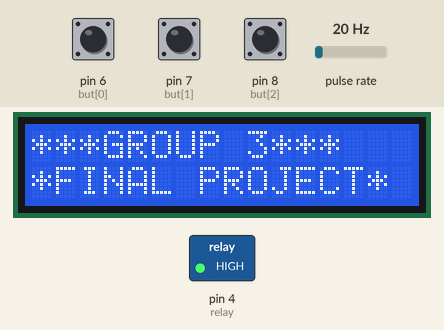
Simulated run of this sketch. Board: Arduino Uno, built with avr-gcc and run on an emulated ATmega328P. On the bench: 16×2 character LCD, switched loads named in the sketch (green lamp = pin HIGH). Wiring (inferred from the names in the program): pulse sensor: data pin 2. Inputs (shaded band) come from the test bench; at power-on: pin 6 (but[0]) HIGH, pulse rate 20 Hz, pin 7 (but[1]) HIGH, pin 8 (but[2]) HIGH. What the sketch prints to the serial monitor is not drawn.

Above: at 1.3 s.
1.4 s: pin 6 (but[0]) pulled LOW for 0.15 s
At 2.6 s:
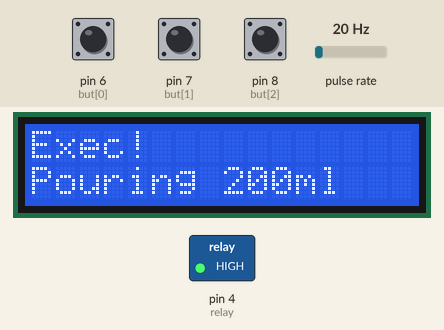
4.5 s: pulse rate (sensor on pin 2) set to 0 Hz
At 5.8 s:
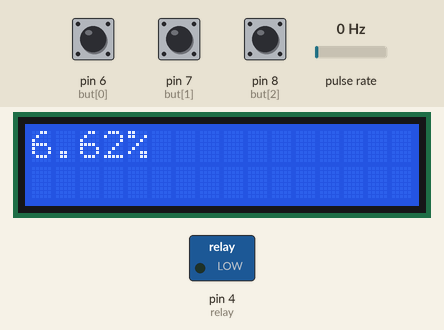
6.4 s: pulse rate (sensor on pin 2) set to 4 Hz
At 7.4 s:
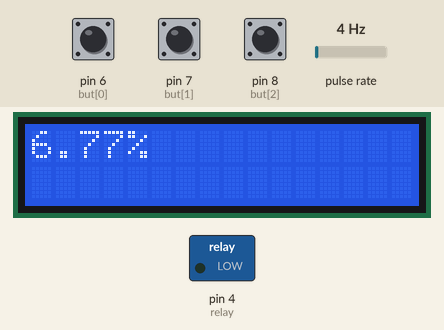
9.4 s: pulse rate (sensor on pin 2) set to 50 Hz
At 10.7 s:
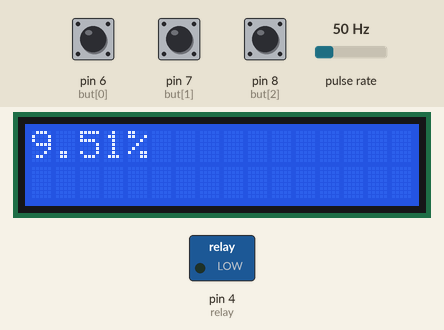
Timing chart, 0 to 12.4 s (numbered marks = the images above; inputs shaded):
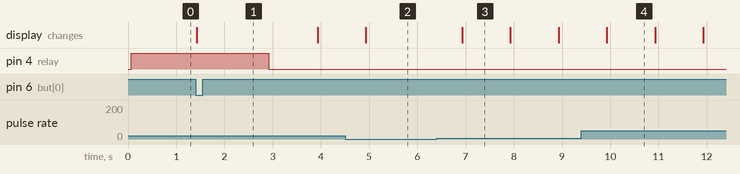

The sketch:

bigproject.ino
```cpp
#include <Wire.h>
#include <LiquidCrystal_I2C.h>
#include <SoftwareSerial.h>

byte sensorInterrupt = 0;

SoftwareSerial ble(0,1);
LiquidCrystal_I2C lcd(0x27, 16, 2);

const int sensor =2;
int but[3] = { 6, 7, 8}, relay = 4;
float val[3] = {200, 700, 1000};
String noti[3] = {"Pouring 200ml", "Pouring 700ml", "Pouring 1000ml"};
float calibrationFactor = 109.52;
float flowRate;
float flow;
float total;
float percent;
unsigned long oldTime;
volatile byte pulseCount;

void setup() {
  Serial.begin(9600);
  ble.begin(9600);
  lcd.init(); lcd.backlight();
  for (int i = 0; i < 3; i++) {
    pinMode(but[i], INPUT_PULLUP);
  }
  pinMode(sensor, INPUT);
  pinMode(relay, OUTPUT);
  digitalWrite(sensor, HIGH);
  digitalWrite(relay, HIGH);
  attachInterrupt(digitalPinToInterrupt(sensor), increase, FALLING);
  lcd.init();
  lcd.backlight();
  wel();
  pulseCount = 0;
  oldTime = millis();
  flowRate = 0;
  flow = 0;
  percent = 0;
}

void loop() {
   for (int i=0; i<3; i++){
     if (digitalRead(but[i]) == LOW){
       lcd.clear();
       dplay(0, 0, "Exec!");
       dplay(0, 1, noti[i]);
       exe1c(val[i]);
       wel();
       return; // ngan xung dot
     }
   }

  if (ble.available()){
    int cmd = ble.parseInt();
    if (cmd >= 0 && cmd <= 2) {
      lcd.clear();
      dplay(0, 0, "Exec!");
      dplay(0, 1, noti[cmd]);
      exe1c(val[cmd]);
      wel();
    }
    if (cmd == 3){
      lcd.clear();
      dplay(0, 0, "Custom value!");
      dplay(0, 1, "Inp via terminal");
      while (1==1){
        float bval = ble.parseFloat();
        Serial.println(bval);
        if (bval>=200.0 && bval <= 2000.0){
          lcd.clear();
          dplay(0, 0, "Exec!");
          dplay(0, 1, "Pouring " + String(bval) + "mL");
          exe1c(bval);
          wel();
          return;
        }
      }
    }
  }

}

void doThing(float vol){
    if (millis() - oldTime >= 1000){
      detachInterrupt(digitalPinToInterrupt(sensor));
      flowRate = pulseCount / calibrationFactor;
      oldTime = millis();
      flow = flowRate / 60.0 * 1000.0;
      total += flow;
      Serial.print("Flow rate: ");
      Serial.print(int(flow));
      Serial.println("ml/s");
      Serial.print("Output Liquid Quantity: ");
      Serial.print(total);
      Serial.println("mL");
      pulseCount = 0;
      percent = (total / vol)*100;
      if (percent>=100){
        percent = 100;
        digitalWrite(relay, HIGH);
      }
      lcd.clear();
      dplay(0, 0, String(percent)+"%");
      attachInterrupt(digitalPinToInterrupt(sensor), increase, FALLING);
    }
}

void exe1c(float vol) {
  total = 0;
  delay(1500);
  digitalWrite(relay, LOW);
  oldTime = millis();
  while (1==1){
    doThing(vol);
    if (total >= vol) break;
  }
  lcd.clear();
}

void increase(){
  pulseCount++;
}

void wel(){
  lcd.setCursor(0, 0);
  lcd.print("***GROUP 3***");
  lcd.setCursor(0, 1);
  lcd.print("*FINAL PROJECT*");
}

void dplay(int x, int y, String s){
  lcd.setCursor(x, y);
  lcd.print(s);
}
```

Measured:
- after the input at 1.4 s, pin 4 (relay): HIGH → LOW after 1.5 s; the display: changes at once (image 1)
- after the input at 6.4 s, the display: changes after 0.53 s (image 3)
- what the display in image 3 shows lasts 1.0 s, from 6.9 s to 7.9 s
